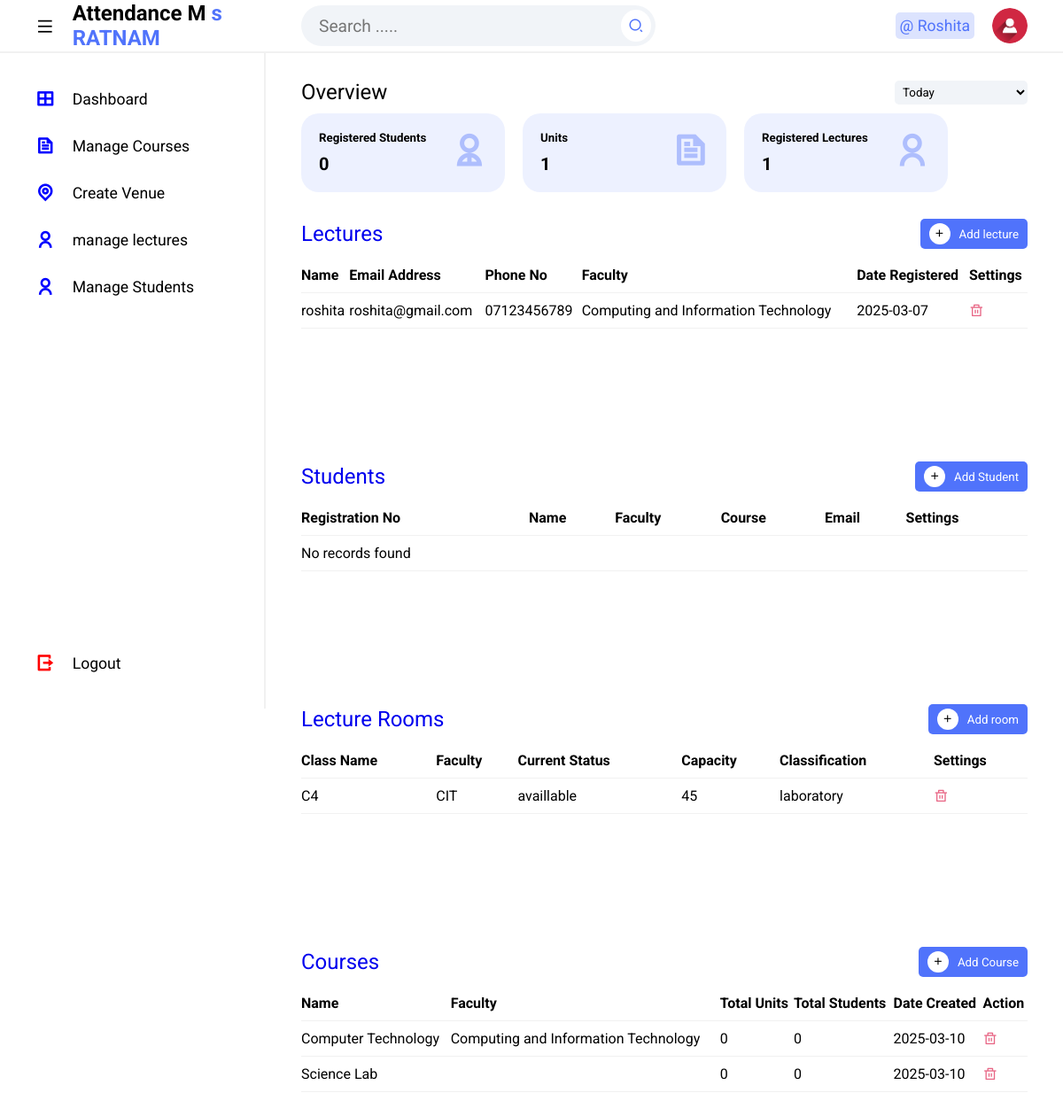
The app's page / (signed in) with its own data.
### tables this page shows
CREATE TABLE `tbllecture` (
  `Id` int(10) NOT NULL,
  `firstName` varchar(255) NOT NULL,
  `lastName` varchar(255) NOT NULL,
  `emailAddress` varchar(255) NOT NULL,
  `password` varchar(255) NOT NULL,
  `phoneNo` varchar(50) NOT NULL,
  `facultyCode` varchar(50) NOT NULL,
  `dateCreated` varchar(50) NOT NULL
);

CREATE TABLE `tblfaculty` (
  `Id` int(10) NOT NULL,
  `facultyName` varchar(255) NOT NULL,
  `facultyCode` varchar(50) NOT NULL,
  `dateRegistered` date NOT NULL
);

CREATE TABLE `tblvenue` (
  `Id` int(10) NOT NULL,
  `className` varchar(50) NOT NULL,
  `facultyCode` varchar(50) NOT NULL,
  `currentStatus` varchar(50) NOT NULL,
  `capacity` int(10) NOT NULL,
  `classification` varchar(50) NOT NULL,
  `dateCreated` date NOT NULL
);

CREATE TABLE `tblcourse` (
  `Id` int(50) NOT NULL,
  `name` varchar(50) NOT NULL,
  `facultyID` int(50) NOT NULL,
  `dateCreated` date NOT NULL,
  `courseCode` varchar(50) NOT NULL
);

### resources/pages/administrator/home.php (the view, shortened to what this page needs)
<!DOCTYPE html>
<html lang="en">
<head>
    <link rel="stylesheet" href="resources/assets/css/styles.css">
    <link href="https://cdnjs.cloudflare.com/ajax/libs/remixicon/4.2.0/remixicon.css" rel="stylesheet">
</head>
<body>
    <?php include 'includes/topbar.php'; ?>
    <section class="main">
        <?php include 'includes/sidebar.php'; ?>
        <div class="main--content">
            <div class="overview">
                <div class="title">
                    <h2 class="section--title">Overview</h2>
                    <select name="date" id="date" class="dropdown">
                        <option value="today">Today</option>
                    </select>
                </div>
                <div class="cards">
                    <div class="card card-1">
                        <div class="card--data">
                            <div class="card--content">
                                <h5 class="card--title">Registered Students</h5>
                                <h1><?php total_rows('tblstudents') ?></h1>
                            </div>
                            <i class="ri-user-2-line card--icon--lg"></i>
                        </div>
                    </div>
                    <div class="card card-1">
                        <div class="card--data">
                            <div class="card--content">
                                <h5 class="card--title">Units</h5>
                                <h1><?php total_rows("tblunit") ?></h1>
                            </div>
                            <i class="ri-file-text-line card--icon--lg"></i>
                        </div>
                    </div>
                    <div class="card card-1">
                        <div class="card--data">
                            <div class="card--content">
                                <h5 class="card--title">Registered Lectures</h5>
                                <h1><?php total_rows('tbllecture') ?></h1>
                            </div>
                            <i class="ri-user-line card--icon--lg"></i>
                        </div>
                    </div>
                </div>
            </div>
            <div class="table-container">
                <a href="manage-lecture" style="text-decoration:none;">
                    <div class="title">
                        <h2 class="section--title">Lectures</h2>
                        <button class="add"><i class="ri-add-line"></i>Add lecture</button>
                    </div>
                </a>
                <div class="table">
                    <table>
                        <thead>
                            <tr>
                                <th>Name</th>
                                <th>Email Address</th>
                                <th>Phone No</th>
                                <th>Faculty</th>
                                <th>Date Registered</th>
                                <th>Settings</th>
                            </tr>
                        </thead>
                        <tbody>
                            <tr>
                                <?php
                                $sql = "SELECT l.*, f.facultyName
                         FROM tbllecture l
                         LEFT JOIN tblfaculty f ON l.facultyCode = f.facultyCode";
                                $stmt = $pdo->query($sql);
                                $result = $stmt->fetchAll(PDO::FETCH_ASSOC);
                                if ($result) {
                                    foreach ($result as $row) {
                                        echo "<tr id='rowlecture{$row["Id"]}'>";
                                        echo "<td>" . $row["firstName"] . "</td>";
                                        echo "<td>" . $row["emailAddress"] . "</td>";
                                        echo "<td>" . $row["phoneNo"] . "</td>";
                                        echo "<td>" . $row["facultyName"] . "</td>";
                                        echo "<td>" . $row["dateCreated"] . "</td>";
                                        echo "<td><span><i class='ri-delete-bin-line delete' data-id='{$row["Id"]}' data-name='lecture'></i></span></td>";
                                        echo "</tr>";
                                    }
                                } else {
                                    echo "<tr><td colspan='6'>No records found</td></tr>";
                                }
                                ?>
                        </tbody>
                    </table>
                </div>
            </div>
            <div class="table-container">
                <a href="manage-students" style="text-decoration:none;">
                    <div class="title">
                        <h2 class="section--title">Students</h2>
                        <button class="add"><i class="ri-add-line"></i>Add Student</button>
                    </div>
                </a>
                <div class="table">
                    <table>
                        <thead>
                            <tr>
                                <th>Registration No</th>
                                <th>Name</th>
                                <th>Faculty</th>
                                <th>Course</th>
                                <th>Email</th>
                                <th>Settings</th>
                            </tr>
                        </thead>
                        <tbody>
                            <?php
                            $sql = "SELECT * FROM tblstudents";
                            $stmt = $pdo->query($sql);
                            $result = $stmt->fetchAll(PDO::FETCH_ASSOC);
                            if ($result) {
                                foreach ($result as $row) {
                                    echo "<tr id='rowstudents{$row["Id"]}'>";
                                    echo "<td>" . $row["registrationNumber"] . "</td>";
                                    echo "<td>" . $row["firstName"] . "</td>";
                                    echo "<td>" . $row["faculty"] . "</td>";
                                    echo "<td>" . $row["courseCode"] . "</td>";
                                    echo "<td>" . $row["email"] . "</td>";
                                    echo "<td><span><i class='ri-delete-bin-line delete' data-id='{$row["Id"]}' data-name='students'></i></span></td>";
                                    echo "</tr>";
                                }
                            } else {
                                echo "<tr><td colspan='6'>No records found</td></tr>";
                            }
                            ?>
                        </tbody>
                    </table>
                </div>
            </div>
            <div class="table-container">
                <a href="create-venue" style="text-decoration:none;">
                    <div class="title">
                        <h2 class="section--title">Lecture Rooms</h2>
                        <button class="add"><i class="ri-add-line"></i>Add room</button>
                    </div>
                </a>
                <div class="table">
                    <table>
                        <thead>
                            <tr>
                                <th>Class Name</th>
                                <th>Faculty</th>
                                <th>Current Status</th>
                                <th>Capacity</th>
                                <th>Classification</th>
                                <th>Settings</th>
                            </tr>
                        </thead>
                        <tbody>
                            <?php
                            $sql = "SELECT * FROM tblvenue";
                            $stmt = $pdo->query($sql);
                            $result = $stmt->fetchAll(PDO::FETCH_ASSOC);
                            if ($result) {
                                foreach ($result as $row) {
                                    echo "<tr id='rowvenue{$row["Id"]}'>";
                                    echo "<td>" . $row["className"] . "</td>";
                                    echo "<td>" . $row["facultyCode"] . "</td>";
                                    echo "<td>" . $row["currentStatus"] . "</td>";
                                    echo "<td>" . $row["capacity"] . "</td>";
                                    echo "<td>" . $row["classification"] . "</td>";
                                    echo "<td><span><i class='ri-delete-bin-line delete' data-id='{$row["Id"]}' data-name='venue'></i></span></td>";
                                    echo "</tr>";
                                }
                            } else {
                                echo "<tr><td colspan='6'>No records found</td></tr>";
                            } ?>
                        </tbody>
                    </table>
                </div>
            </div>
            <div class="table-container">
                <a href="manage-course" style="text-decoration:none;">
                    <div class="title">
                        <h2 class="section--title">Courses</h2>
                        <button class="add"><i class="ri-add-line"></i>Add Course</button>
                    </div>
                </a>
                <div class="table">
                    <table>
                        <thead>
                            <tr>
                                <th>Name</th>
                                <th>Faculty</th>
                                <th>Total Units</th>
                                <th>Total Students</th>
                                <th>Date Created</th>
                                <th>Action</th>
                            </tr>
                        </thead>
                        <tbody>
                            <?php
                            $sql = "SELECT
                        c.name AS course_name,c.Id AS Id,
                        c.facultyID AS faculty,
                        f.facultyName AS faculty_name,
                        COUNT(u.ID) AS total_units,
                        COUNT(DISTINCT s.Id) AS total_students,
                        c.dateCreated AS date_created
                        FROM tblcourse c
                        LEFT JOIN tblunit u ON c.ID = u.courseID
                        LEFT JOIN tblstudents s ON c.courseCode = s.courseCode
                        LEFT JOIN tblfaculty f on c.facultyID=f.Id
                        GROUP BY c.ID";
                            $stmt = $pdo->query($sql);
                            $result = $stmt->fetchAll(PDO::FETCH_ASSOC);
                            if ($result) {
                                foreach ($result as $row) {
                                    echo "<tr id='rowcourse{$row["Id"]}'>";
                                    echo "<td>" . $row["course_name"] . "</td>";
                                    echo "<td>" . $row["faculty_name"] . "</td>";
                                    echo "<td>" . $row["total_units"] . "</td>";
                                    echo "<td>" . $row["total_students"] . "</td>";
                                    echo "<td>" . $row["date_created"] . "</td>";
                                    echo "<td><span><i class='ri-delete-bin-line delete' data-id='{$row["Id"]}' data-name='course'></i></span></td>";
                                    echo "</tr>";
                                }
                            } else {
                                echo "<tr><td colspan='6'>No records found</td></tr>";
                            }
                            ?>
                        </tbody>
                    </table>
                </div>
            </div>
        </div>
    </section>
</body>
</html>

### records on screen
tbllecture: firstName "roshita", emailAddress "roshita@gmail.com", phoneNo "07123456789", tblfaculty.facultyName "Computing and Information Technology", dateCreated "2025-03-07"
tblvenue: className "C4", facultyCode "CIT", currentStatus "availlable", capacity "45", classification "laboratory"
tblcourse: name "Computer Technology", facultyID.facultyName "Computing and Information Technology", total_units "0", total_students "0", dateCreated "2025-03-10"
tblcourse: name "Science Lab", total_units "0", total_students "0", dateCreated "2025-03-10"

### other values on screen
$logged_in->name "Roshita"
$total_rows "0 1 1"
